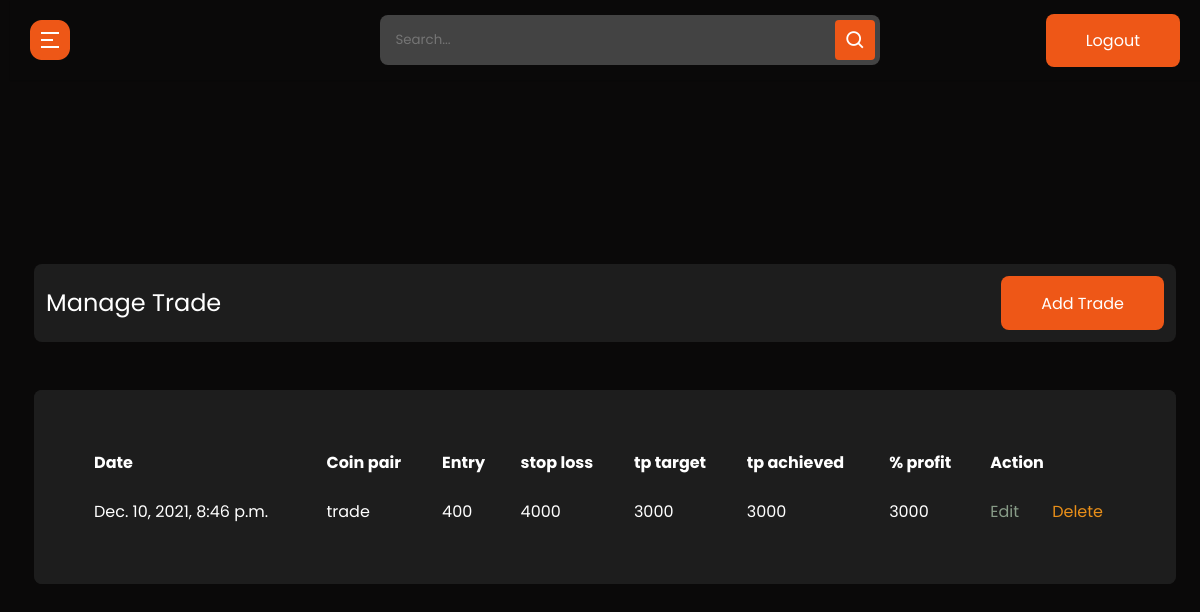
The app's page /admin-history (signed in), older data.
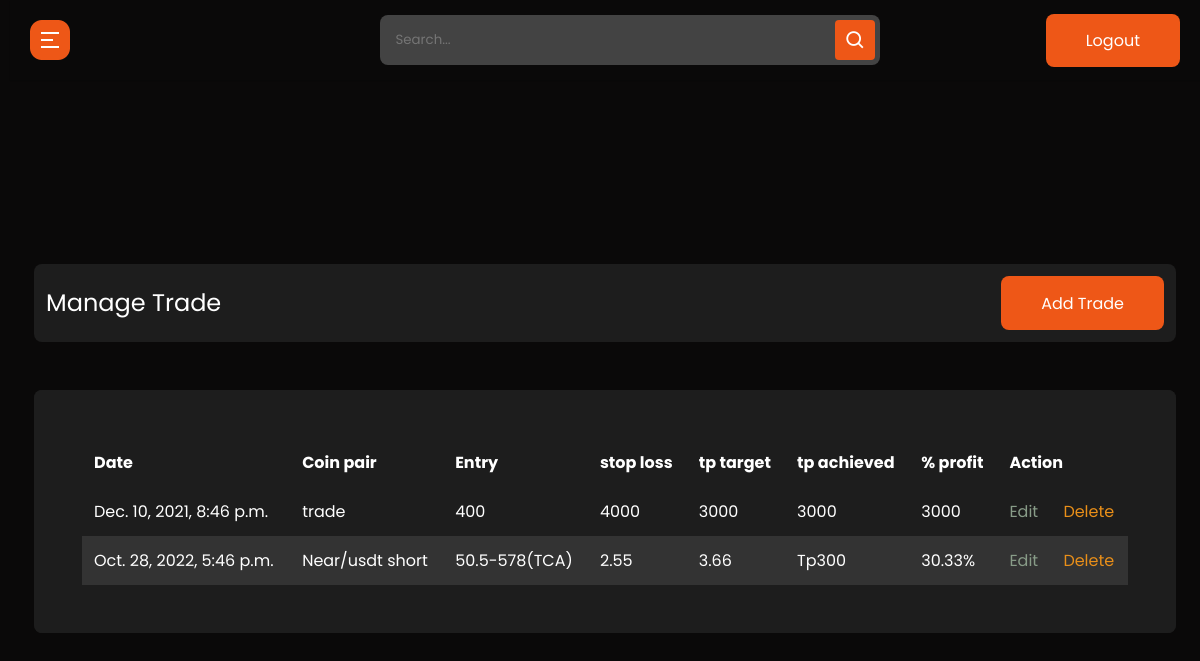
The same page, newer data.
### cms/models.py (models this page shows, shortened)
class Cms(models.Model):
    id = models.UUIDField(default=uuid.uuid4, unique=True, primary_key=True, editable=False)
    title = models.CharField(max_length=200)
    entry = models.CharField(max_length=200,null=True, blank=True)
    stoploss = models.CharField(max_length=200,null=True, blank=True)
    tp_target = models.CharField(max_length=200,default=0, null=True, blank=True)
    tp_achieved = models.CharField(max_length=200,default=0, null=True, blank=True)
    profit = models.CharField(max_length=200,default=0, null=True, blank=True)
    created = models.DateTimeField(auto_now_add=True)
    class Meta:
        ordering = ('created',)

### cms/decorators.py (the view)
        def wrapper_func(request, *args, **kwargs):
            group = None
            if request.user.groups.exists():
                group = request.user.groups.all()[0].name
            if group in allowed_roles:
                return view_func(request, *args, **kwargs)
            else:
                return redirect("unauthorized-page")

### cms/views.py (called while the page is built)
@login_required(login_url='admin-login')
@allowed_user(allowed_roles=['admin'])
@admin_only
def admin_history(request):
    template_name = 'cms/admin-history/index.html'
    cms = Cms.objects.all()
    context = {'cms':cms}
    return render(request, template_name, context)

### cms/templates/cms/admin-history/index.html
{% extends 'admin_base.html' %}
{% load static %}
{% block content %}
  <section class="panel-section" style=margin-top:-700px>
    <div class="panel-content">
      <div class="page-wrapper admin-wrapper">
        <section class="alt-nav">
            <h4>Manage Trade</h4>
            <a href="{% url 'create-trade' %}" class="btn">Add Trade</a>
        </section>
        <div class="content-container">
          <section class="trade-table">
              <table>
                <thead>
                  <tr>
                    <th scope="col">Date</th>
                    <th scope="col">Coin pair</th>
                    <th scope="col">Entry</th>
                    <th scope="col">stop loss</th>
                    <th scope="col">tp target</th>
                    <th scope="col">tp achieved</th>
                    <th scope="col">% profit</th>
                    <th scope="col" colspan="2">Action</th>
                  </tr>
                </thead>
                <tbody>
                  {% for cm in cms %}
                    <tr>
                      <td data-label="Date">{{ cm.created }}</td>
                      <td data-label="Coin pair">{{ cm.title }}</td>
                      <td data-label="Entry">{{ cm.entry }}</td>
                      <td data-label="stop loss">{{ cm.stoploss }}</td>
                      <td data-label="tp target">{{ cm.tp_target }}</td>
                      <td data-label="tp achieved">{{ cm.tp_achieved }}</td>
                      <td data-label="% profit">{{ cm.profit }}</td>
                      <td data-label="Action"><a href="{% url 'update-trade' cm.id %}" class="edit">Edit</a></td>
                      <td><a style="color: rgb(233, 143, 25);" href="{% url 'delete-trade' cm.id %}" class="delete">Delete</a></td>
                    </tr>
                  {% endfor %}
                </tbody>
              </table>
          </section>
        </div>
      </div>
    </div>
  </section>
{% endblock content %}

Row changes from the older to the newer data that the page shows:
added Cms: created "Oct. 28, 2022, 5:46 p.m.", title "Near/usdt short", entry "50.5-578(TCA)", stoploss "2.55", tp_target "3.66", tp_achieved "Tp300", profit "30.33%"
